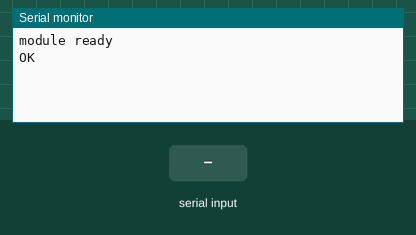
This sketch was run on a simulated Arduino Mega 2560, built with avr-gcc and run on an emulated ATmega2560. Shown: the last lines printed to the serial monitor. The inputs (shaded band) are chosen by the test bench. The modem accepts every AT command (registered, SIM ready, sends succeed) and sends nothing else.

Above: at 2.1 s.
2.2 s: "1" received over the second serial link
At 2.8 s:
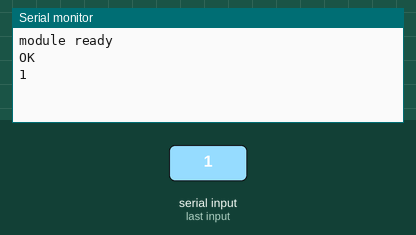
3.7 s: "0" received over the second serial link
At 5.2 s:
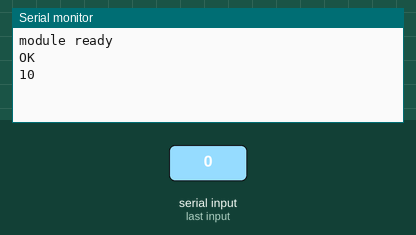

Measured:
- after the input at 2.2 s, the serial monitor: prints a new line at once (image 1)
- after the input at 3.7 s, the serial monitor: prints a new line at once (image 2)

The sketch:

wifi-module.ino
```cpp
/*
 * Author: Duality/Robert
 * Edited: 17-10-2014
 *
 * testing the wifi modules and writing some code.
 * ultimate goal! to have it connect to irc. (the dev board)
 *
 * */
#define WIFI_MODULE_UART_SERIAL Serial3

#define SSID 				"www.tkkrlab.nl"
#define PASS 				"hax4or2the2paxor3"
#define PORT 				"23"

#define COM(X) 				(X"\r\n")

#define AT_OK 				COM("AT")
#define AT_RST				COM("AT+RST")
#define AT_GMR 				COM("AT+GMR")

#define AT_CWJAP(S,P)		COM("AT+CWJAP=\""S"\",\""P"\"") //complicated .. :D
#define AT_CWMODE(X)		COM("AT+CWMODE="X)
#define AT_CWLAP 			COM("AT+CWLAP")

#define AT_CIFSR 			COM("AT+CIFSR")
#define AT_CIPSTATUS		COM("AT+CIPSTATUS")
#define AT_CIPSTART			COM("AT+CIPSTART")
#define AT_CIPSEND			COM()
#define AT_CIPCLOSE			COM()
#define AT_CIPMUX()			COM()

char module_ready[] = "ready";
char module_ok[] = "OK";
char module_error[] = "ERROR";

const int inStr_size = 400;
char inputString[inStr_size];

void printDebug()
{
	while(Serial.available() > 0)
		Serial3.write(Serial.read());
	while(Serial3.available() > 0)
		Serial.write(Serial3.read());
}

/*Function what waits till it finds a keyword. for example, waiting for a ready.*/
void waitFor(char* str)
{
	while( !(Serial3.find(str)) );
}

void waitFor(char *str, void(*fp)())
{
	if( (fp) != NULL)
	{
		while(!(Serial3.find(str))) (*fp)();
	}
	else
	{
		return;
	}
}

void error_handle(void)
{
	Serial.println("no ip");
	delay(100);
	return;
}

void serial_clear(void)
{
	while(Serial.read() > 0) delay(100);
	while(Serial3.read() > 0) delay(100);
	return;
}

void setup()
{
	Serial.begin(115200);
	Serial3.begin(115200);

	serial_clear();
	Serial3.print(AT_RST);
	waitFor(module_ready);
	Serial.println("module ready");
	serial_clear();

	Serial3.print(AT_CWLAP);
}

void loop()
{
	while(Serial.available() > 0)
	{
		Serial3.write(Serial.read());
	}
	while(Serial3.available() > 0)
	{
		Serial.write(Serial3.read());
	}
}
```
